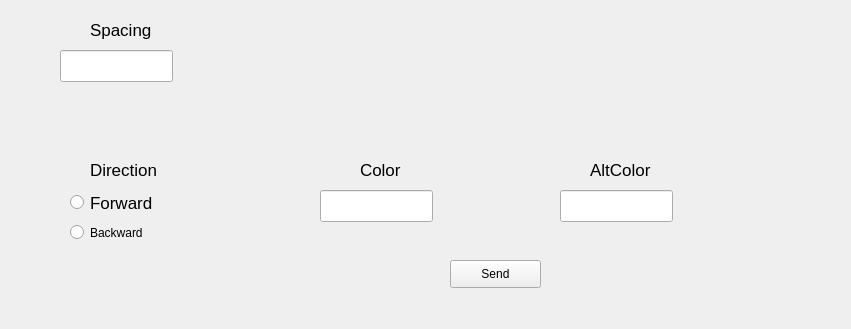
      <widget class="QWidget" name="page_4">
       <property name="geometry">
        <rect>
         <x>0</x>
         <y>0</y>
         <width>851</width>
         <height>329</height>
        </rect>
       </property>
       <attribute name="label">
        <string>Multi Pixel Run</string>
       </attribute>
       <widget class="QLineEdit" name="lineEdit_6">
        <property name="geometry">
         <rect>
          <x>60</x>
          <y>50</y>
          <width>113</width>
          <height>32</height>
         </rect>
        </property>
       </widget>
       <widget class="QLabel" name="label_13">
        <property name="geometry">
         <rect>
          <x>90</x>
          <y>20</y>
          <width>62</width>
          <height>20</height>
         </rect>
        </property>
        <property name="font">
         <font>
          <pointsize>13</pointsize>
         </font>
        </property>
        <property name="text">
         <string>Spacing</string>
        </property>
       </widget>
       <widget class="QLabel" name="label_14">
        <property name="geometry">
         <rect>
          <x>90</x>
          <y>160</y>
          <width>81</width>
          <height>20</height>
         </rect>
        </property>
        <property name="font">
         <font>
          <pointsize>13</pointsize>
         </font>
        </property>
        <property name="text">
         <string>Direction</string>
        </property>
       </widget>
       <widget class="QLabel" name="label_15">
        <property name="geometry">
         <rect>
          <x>360</x>
          <y>160</y>
          <width>62</width>
          <height>20</height>
         </rect>
        </property>
        <property name="font">
         <font>
          <pointsize>13</pointsize>
         </font>
        </property>
        <property name="text">
         <string>Color</string>
        </property>
       </widget>
       <widget class="QRadioButton" name="radioButton">
        <property name="geometry">
         <rect>
          <x>70</x>
          <y>190</y>
          <width>109</width>
          <height>25</height>
         </rect>
        </property>
        <property name="font">
         <font>
          <pointsize>13</pointsize>
         </font>
        </property>
        <property name="text">
         <string>Forward</string>
        </property>
       </widget>
       <widget class="QRadioButton" name="radioButton_2">
        <property name="geometry">
         <rect>
          <x>70</x>
          <y>220</y>
          <width>109</width>
          <height>25</height>
         </rect>
        </property>
        <property name="text">
         <string>Backward</string>
        </property>
       </widget>
       <widget class="QLabel" name="label_16">
        <property name="geometry">
         <rect>
          <x>590</x>
          <y>160</y>
          <width>81</width>
          <height>20</height>
         </rect>
        </property>
        <property name="font">
         <font>
          <pointsize>13</pointsize>
         </font>
        </property>
        <property name="text">
         <string>AltColor</string>
        </property>
       </widget>
       <widget class="QLineEdit" name="lineEdit_8">
        <property name="geometry">
         <rect>
          <x>320</x>
          <y>190</y>
          <width>113</width>
          <height>32</height>
         </rect>
        </property>
       </widget>
       <widget class="QLineEdit" name="lineEdit_10">
        <property name="geometry">
         <rect>
          <x>560</x>
          <y>190</y>
          <width>113</width>
          <height>32</height>
         </rect>
        </property>
       </widget>
       <widget class="QPushButton" name="pushButton_7">
        <property name="geometry">
         <rect>
          <x>450</x>
          <y>260</y>
          <width>91</width>
          <height>28</height>
         </rect>
        </property>
        <property name="text">
         <string>Send</string>
        </property>
       </widget>
      </widget>
